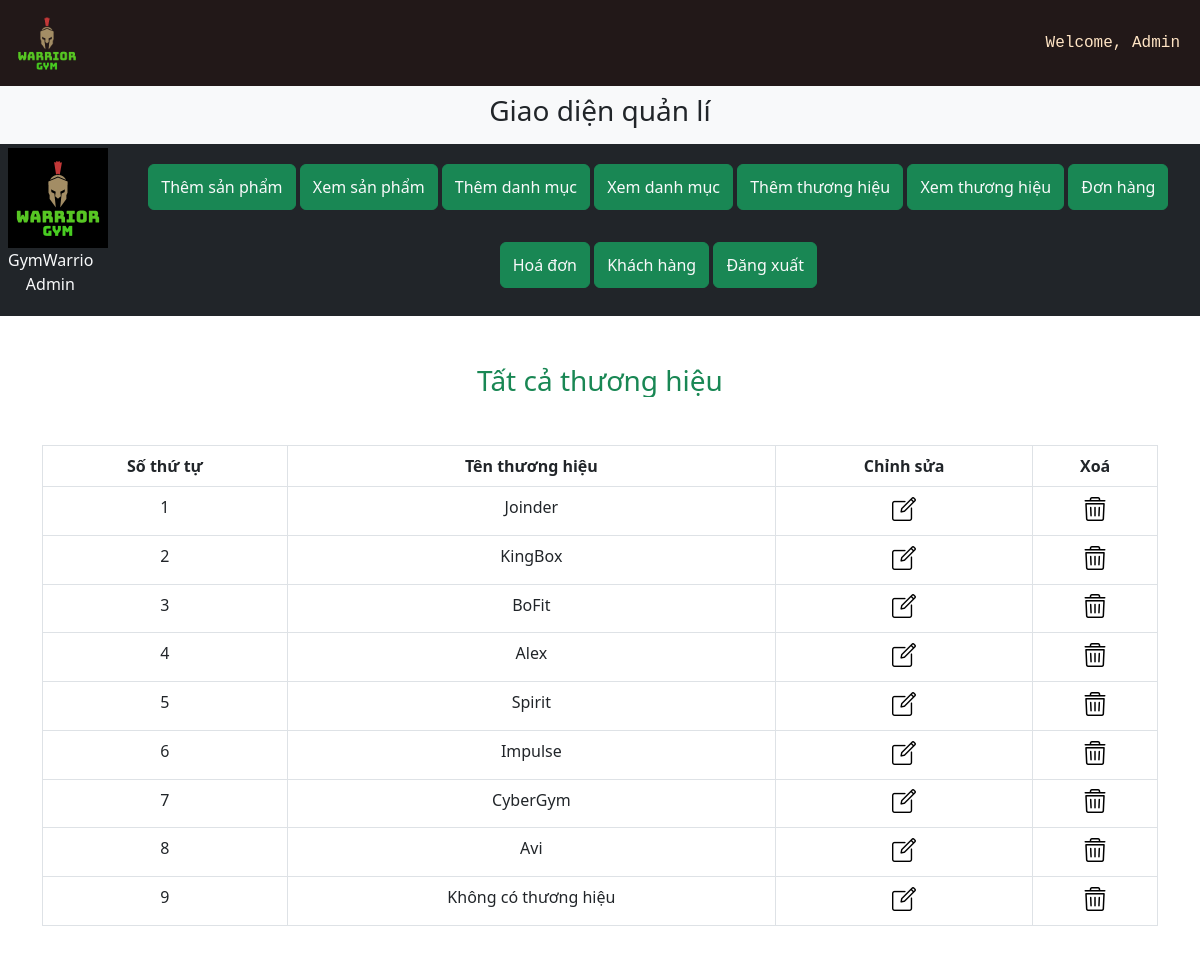
/admin/index.php?view_brands, run on the app's committed database.
### tables this page shows
CREATE TABLE `brands` (
  `brand_id` int(50) NOT NULL,
  `brand_title` varchar(150) NOT NULL
);

### admin/view_brands.php (the view, shortened to what this page needs)
<h3 class="text-center text-success" style="overflow-y: hidden ;">Tất cả thương hiệu</h3>
<table class="table table-bordered mt-5">
    <thead class="bg-success">
        <tr class="text-center">
            <th>Số thứ tự</th>
            <th>Tên thương hiệu</th>
            <th>Chỉnh sửa</th>
            <th>Xoá</th>
        </tr>
    </thead>
    <tbody class="bg-secondary text-light">
        <?php
        $select_brand="Select * from `brands`";
        $result=mysqli_query($con,$select_brand);
        $number=0;
        while($row=mysqli_fetch_assoc($result)){
            $brand_id=$row['brand_id'];
            $brand_title=$row['brand_title'];
            $number++;
        ?>
        <tr class="text-center">
            <td><?php echo $number ?></td>
            <td><?php echo $brand_title ?></td>
            <td><a href="index.php?edit_brands=<?php echo $brand_id ?>" class="text-light"><img src="../Assets/edit.png"></a></td>
            <td><a href="index.php?delete_brands=<?php echo $brand_id ?>" class="text-light" type="button" data-toggle="modal" data-target="#exampleModal"><img src='../Assets/bin.png'></td>
        </tr>
        <?php } ?>
    </tbody>
</table>

### CSS/style.css (style rules this page uses)
* { margin: 0; box-sizing: border-box; overflow-x: hidden; }
a { text-decoration:none; }

### data on the page
brands: brand_title "Joinder"
brands: brand_title "KingBox"
brands: brand_title "BoFit"
brands: brand_title "Alex"
brands: brand_title "Spirit"
brands: brand_title "Impulse"
brands: brand_title "CyberGym"
brands: brand_title "Avi"
brands: brand_title "Không có thương hiệu"
